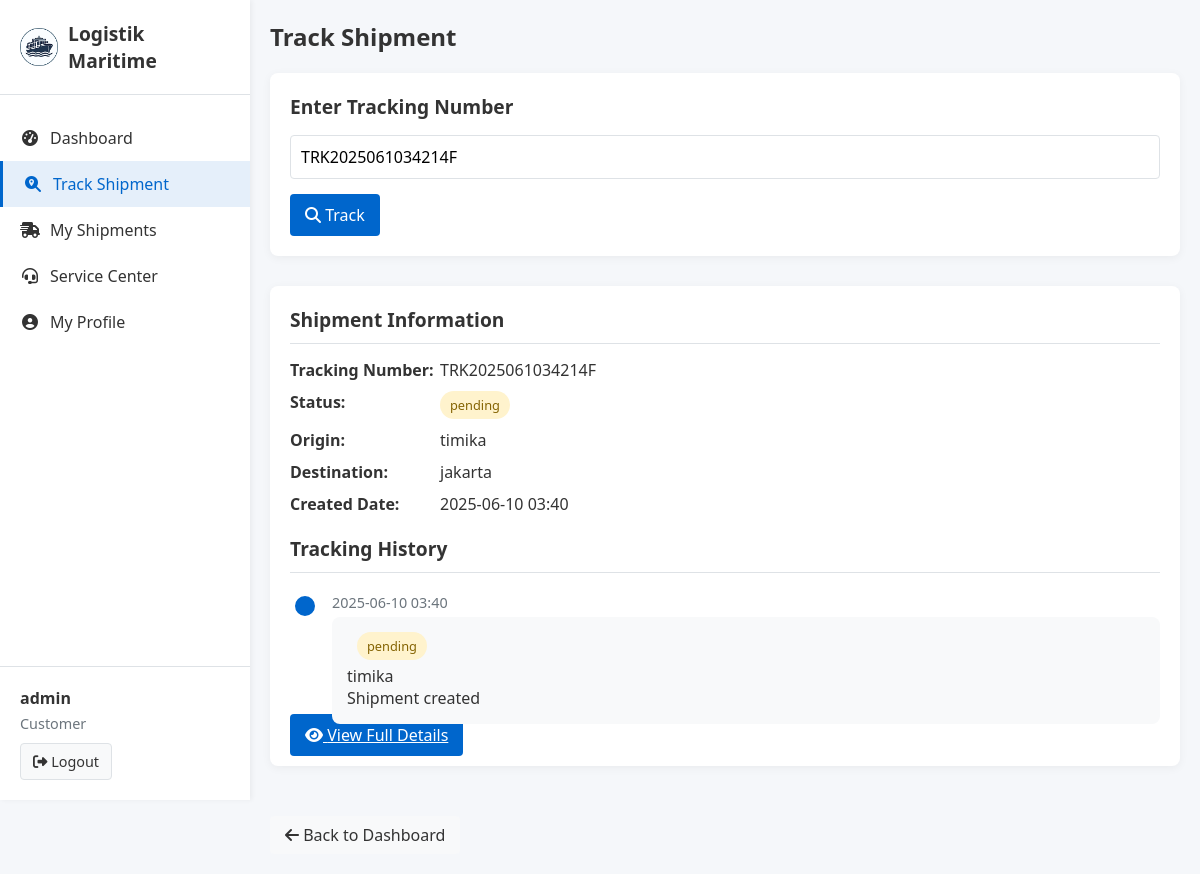
The app's page /user/track-shipment.php?tracking_number=TRK2025061034214F (signed in) with its own data.
### tables this page shows
CREATE TABLE `shipments` (
  `id` int(11) NOT NULL,
  `tracking_number` varchar(50) NOT NULL,
  `user_id` int(11) NOT NULL,
  `sender_name` varchar(100) NOT NULL,
  `sender_address` text NOT NULL,
  `sender_phone` varchar(20) NOT NULL,
  `receiver_name` varchar(100) NOT NULL,
  `receiver_address` text NOT NULL,
  `receiver_phone` varchar(20) NOT NULL,
  `package_type` varchar(50) NOT NULL,
  `weight` decimal(10,2) NOT NULL,
  `dimensions` varchar(50) NOT NULL,
  `status` enum('pending','in_transit','delivered','cancelled') DEFAULT 'pending',
  `estimated_delivery` date DEFAULT NULL,
  `actual_delivery` date DEFAULT NULL,
  `notes` text DEFAULT NULL,
  `created_at` timestamp NULL DEFAULT current_timestamp(),
  `updated_at` timestamp NULL DEFAULT current_timestamp() ON UPDATE current_timestamp()
);

CREATE TABLE `shipment_tracking` (
  `id` int(11) NOT NULL,
  `shipment_id` int(11) NOT NULL,
  `status` enum('pending','in_transit','delivered','cancelled') NOT NULL,
  `location` varchar(100) NOT NULL,
  `description` text NOT NULL,
  `created_at` timestamp NULL DEFAULT current_timestamp()
);

### config/session.php (called while the page is built, shortened)
<?php
class Session
{
    private static $instance = null;
    public static function getInstance()
    {
        if (self::$instance === null) {
            self::$instance = new self();
        }
        return self::$instance;
    }
    public function isLoggedIn()
    {
        return isset($_SESSION['user_id']);
    }
}
function is_logged_in()
{
    return Session::getInstance()->isLoggedIn();
}
function getUserData()
{
    if (is_logged_in()) {
        return $_SESSION['user_data'];
    }
    return null;
}

### user/track-shipment.php (the view, shortened to what this page needs)
<?php
require_once '../config/session.php';
$pdo = Database::getInstance()->getConnection();
$user = getUserData();
$shipment = null;
$tracking_history = [];
$tracking_number = $_GET['tracking_number'] ?? null;
if ($tracking_number) {
    $stmt = $pdo->prepare("
        SELECT s.*, COUNT(sd.id) as item_count
        FROM shipments s
        LEFT JOIN shipment_details sd ON s.id = sd.shipment_id
        WHERE s.tracking_number = ?
        GROUP BY s.id
    ");
    $stmt->execute([$tracking_number]);
    $shipment = $stmt->fetch();
    if ($shipment) {
        $stmt = $pdo->prepare("SELECT * FROM shipment_tracking WHERE shipment_id = ? ORDER BY created_at DESC");
        $stmt->execute([$shipment['id']]);
        $tracking_history = $stmt->fetchAll();
    } else {
        $error = "No shipment found with tracking number: " . htmlspecialchars($tracking_number);
    }
}
?>
<!DOCTYPE html>
<html lang="id">
<head>
    <link rel="stylesheet" href="https://cdnjs.cloudflare.com/ajax/libs/font-awesome/6.4.0/css/all.min.css">
</head>
<body>
    <div class="container">
        <div class="sidebar" id="sidebar">
            <div class="sidebar-header">
                <div class="logo-icon">
                    <img src="../logistikmaritim/image/logo.png" alt="logo" />
                </div>
                <span>Logistik Maritime</span>
            </div>
            <div class="sidebar-menu">
                <a href="user-dashboard.php" class="menu-item">
                    <i class="fas fa-tachometer-alt"></i> Dashboard
                </a>
                <a href="track-shipment.php" class="menu-item active">
                    <i class="fas fa-search-location"></i> Track Shipment
                </a>
                <a href="user-dashboard.php#shipments-section" class="menu-item">
                    <i class="fas fa-shipping-fast"></i> My Shipments
                </a>
                <a href="user-dashboard.php#contact-section" class="menu-item">
                    <i class="fas fa-headset"></i> Service Center
                </a>
                <a href="profile.php" class="menu-item">
                    <i class="fas fa-user-circle"></i> My Profile
                </a>
            </div>
            <div class="user-info">
                <div class="user-name"><?php echo htmlspecialchars($user['username']); ?></div>
                <div class="user-role">Customer</div>
                <a href="../login/logout.php" class="btn-logout">
                    <i class="fas fa-sign-out-alt"></i> Logout
                </a>
            </div>
        </div>
        <div class="main-content">
            <div class="page-header">
                <h1 class="page-title">Track Shipment</h1>
            </div>
            <div class="tracking-form">
                <h2 class="form-title">Enter Tracking Number</h2>
                <form action="track-shipment.php" method="GET">
                    <div class="form-group">
                        <input type="text" name="tracking_number" class="form-control" placeholder="Enter tracking number" value="<?php echo htmlspecialchars($tracking_number ?? ''); ?>" required>
                    </div>
                    <button type="submit" class="btn btn-primary">
                        <i class="fas fa-search"></i> Track
                    </button>
                </form>
            </div>
            <?php if ($shipment): ?>
                <div class="tracking-result">
                    <h2 class="section-title">Shipment Information</h2>
                    <div class="shipment-details">
                        <div class="detail-row">
                            <div class="detail-label">Tracking Number:</div>
                            <div><?php echo htmlspecialchars($shipment['tracking_number']); ?></div>
                        </div>
                        <div class="detail-row">
                            <div class="detail-label">Status:</div>
                            <div>
                                <span class="status-badge status-<?php echo strtolower($shipment['status']); ?>">
                                    <?php echo htmlspecialchars($shipment['status']); ?>
                                </span>
                            </div>
                        </div>
                        <div class="detail-row">
                            <div class="detail-label">Origin:</div>
                            <div><?php echo htmlspecialchars($shipment['sender_address']); ?></div>
                        </div>
                        <div class="detail-row">
                            <div class="detail-label">Destination:</div>
                            <div><?php echo htmlspecialchars($shipment['receiver_address']); ?></div>
                        </div>
                        <div class="detail-row">
                            <div class="detail-label">Created Date:</div>
                            <div><?php echo date('Y-m-d H:i', strtotime($shipment['created_at'])); ?></div>
                        </div>
                    </div>
                    <h3 class="section-title">Tracking History</h3>
                    <div class="tracking-timeline">
                        <?php if (count($tracking_history) > 0): ?>
                            <?php foreach ($tracking_history as $tracking): ?>
                                <div class="timeline-item">
                                    <div class="timeline-date"><?php echo date('Y-m-d H:i', strtotime($tracking['created_at'])); ?></div>
                                    <div class="timeline-content">
                                        <div class="timeline-title">
                                            <span class="status-badge status-<?php echo strtolower($tracking['status']); ?>">
                                                <?php echo htmlspecialchars($tracking['status']); ?>
                                            </span>
                                        </div>
                                        <div class="timeline-location"><?php echo htmlspecialchars($tracking['location']); ?></div>
                                        <div class="timeline-description"><?php echo htmlspecialchars($tracking['description']); ?></div>
                                    </div>
                                </div>
                            <?php endforeach; ?>
                        <?php else: ?>
                            <p>No tracking history available.</p>
                        <?php endif; ?>
                    </div>
                    <a href="view-shipment.php?id=<?php echo $shipment['id']; ?>" class="btn btn-primary">
                        <i class="fas fa-eye"></i> View Full Details
                    </a>
                </div>
            <?php endif; ?>
            <a href="user-dashboard.php" class="back-btn">
                <i class="fas fa-arrow-left"></i> Back to Dashboard
            </a>
        </div>
    </div>
</body>
</html>

### user/track-shipment.php (style rules this page uses)
:root { --primary-color: #0066cc; --secondary-color: #f8f9fa; --accent-color: #17a2b8; --text-color: #333; --light-text: #6c757d; --border-color: #dee2e6; --success-color: #28a745; --warning-color: #ffc107; --danger-color: #dc3545; --info-color: #17a2b8; }
* { margin: 0; padding: 0; box-sizing: border-box; font-family: 'Segoe UI', Tahoma, Geneva, Verdana, sans-serif; }
body { background-color: #f5f7fa; color: var(--text-color); }
.container { display: flex; min-height: 100vh; }
.sidebar { width: 250px; background-color: #fff; box-shadow: 2px 0 5px rgba(0, 0, 0, 0.05); position: fixed; height: 100vh; z-index: 100; transition: all 0.3s; }
.sidebar-header { padding: 20px; display: flex; align-items: center; border-bottom: 1px solid var(--border-color); }
.logo-icon { width: 40px; height: 40px; margin-right: 10px; }
.logo-icon img { width: 100%; height: 100%; object-fit: contain; }
.sidebar-header span { font-weight: bold; font-size: 1.2rem; }
.sidebar-menu { padding: 20px 0; }
.menu-item { padding: 12px 20px; display: flex; align-items: center; color: var(--text-color); text-decoration: none; transition: all 0.3s; }
.menu-item:hover, .menu-item.active { background-color: rgba(0, 102, 204, 0.1); color: var(--primary-color); border-left: 3px solid var(--primary-color); }
.menu-item i { margin-right: 10px; width: 20px; text-align: center; }
.user-info { padding: 20px; border-top: 1px solid var(--border-color); position: absolute; bottom: 0; width: 100%; }
.user-info .user-name { font-weight: bold; margin-bottom: 5px; }
.user-info .user-role { color: var(--light-text); font-size: 0.9rem; margin-bottom: 10px; }
.btn-logout { display: inline-block; padding: 8px 12px; background-color: #f8f9fa; color: var(--text-color); border: 1px solid var(--border-color); border-radius: 4px; text-decoration: none; font-size: 0.9rem; transition: all 0.3s; }
.main-content { flex: 1; margin-left: 250px; padding: 20px; transition: all 0.3s; }
.page-header { display: flex; justify-content: space-between; align-items: center; margin-bottom: 20px; }
.page-title { font-size: 1.5rem; font-weight: bold; }
.tracking-form { background-color: #fff; border-radius: 8px; box-shadow: 0 2px 10px rgba(0, 0, 0, 0.05); padding: 20px; margin-bottom: 30px; }
.form-title { font-size: 1.2rem; font-weight: bold; margin-bottom: 15px; }
.form-group { margin-bottom: 15px; }
.form-control { width: 100%; padding: 10px; border: 1px solid var(--border-color); border-radius: 4px; font-size: 1rem; }
.btn { padding: 10px 15px; border: none; border-radius: 4px; cursor: pointer; font-size: 1rem; transition: all 0.3s; }
.btn-primary { background-color: var(--primary-color); color: white; }
.section-title { font-size: 1.2rem; font-weight: bold; margin-bottom: 15px; padding-bottom: 10px; border-bottom: 1px solid var(--border-color); }
.tracking-result { background-color: #fff; border-radius: 8px; box-shadow: 0 2px 10px rgba(0, 0, 0, 0.05); padding: 20px; margin-bottom: 30px; }
.shipment-details { margin-bottom: 20px; }
.detail-row { display: grid; grid-template-columns: 150px 1fr; margin-bottom: 10px; }
.detail-label { font-weight: bold; }
.status-badge { padding: 5px 10px; border-radius: 15px; font-size: 0.8rem; font-weight: 500; display: inline-block; }
.status-pending { background-color: #fff3cd; color: #856404; }
.tracking-timeline { margin-top: 20px; }
.timeline-item { position: relative; padding-left: 30px; padding-bottom: 20px; border-left: 2px solid var(--border-color); margin-left: 10px; }
.timeline-item:last-child { border-left: 2px solid transparent; padding-bottom: 0; }
.timeline-item::before { content: ''; position: absolute; left: -10px; top: 0; width: 20px; height: 20px; border-radius: 50%; background-color: var(--primary-color); border: 3px solid white; }
.timeline-date { font-size: 0.9rem; color: var(--light-text); margin-bottom: 5px; }
.timeline-content { background-color: var(--secondary-color); padding: 15px; border-radius: 8px; }
.timeline-title { font-weight: bold; margin-bottom: 5px; display: flex; align-items: center; }
.timeline-title .status-badge { margin-left: 10px; }
.back-btn { display: inline-block; padding: 8px 15px; background-color: var(--secondary-color); color: var(--text-color); border-radius: 4px; text-decoration: none; transition: all 0.3s; margin-top: 20px; }

### records on screen
shipments: tracking_number "TRK2025061034214F", status "pending", sender_address "timika", receiver_address "jakarta", created_at "2025-06-10 03:40"
shipment_tracking: created_at "2025-06-10 03:40", status "pending", location "timika", description "Shipment created"

### other values on screen
$user['username'] "admin"
